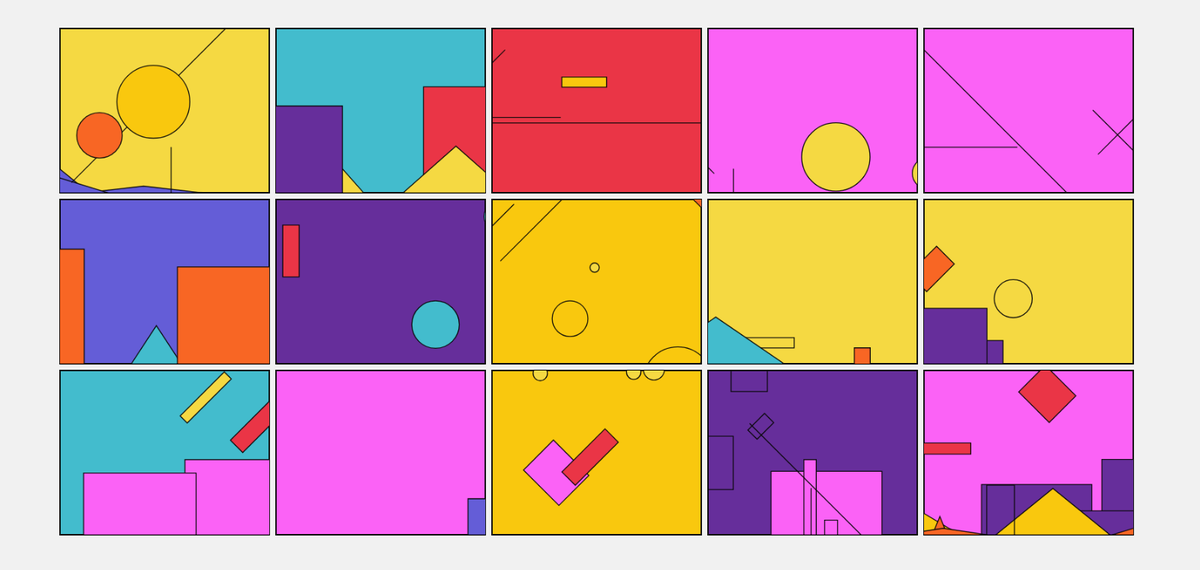
Frame 1 (no input)
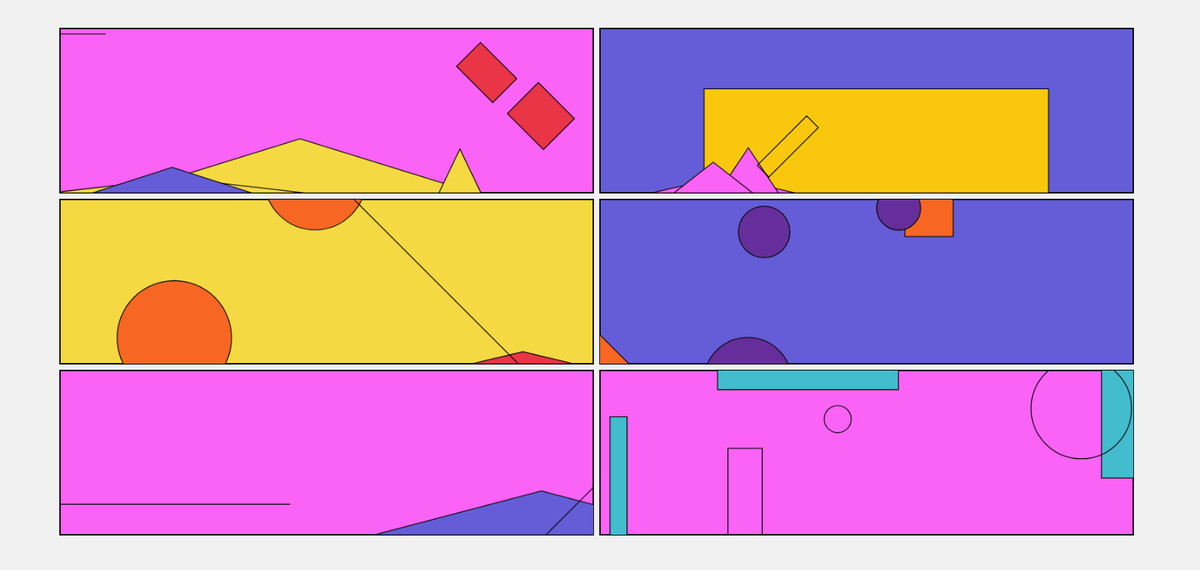
Frame 2 (the mouse pressed at the canvas centre, redrawn once)

The p5.js sketch that drew these frames (run headless with seeded random() and noise() and a simulated clock; the mouse was pressed at the canvas centre and the sketch redrawn once):

// p5.js sketch
// ── sketch.js
let colors = ["#f9c80e", "#f86624", "#ea3546", "#662e9b", "#43bccd", "#fb62f6", "#645dd7","#F5D942"];

function setup() {
	createCanvas(1600, 760);
	noLoop();
}

function draw() {
	background(241);
	translate(width / 2, height / 2);
	scale(0.9);
	translate(-width / 2, -height / 2);
	grid();
}

function grid() {
	let seg1 = int(random(2, 7));
	let seg2 = int(random(2, 7));
	let w = width / seg1;
	let h = height / seg2;
	for (let i = 0; i < seg1; i++) {
		for (let j = 0; j < seg2; j++) {
			let x = i * w;
			let y = j * h;
			let off = 10;
			shuffle(colors, true);
			stroke(0);
			strokeWeight(2);
			fill(colors[0]);
			rect(x, y, w - off, h - off);
			for (let n = 0; n < 4; n++) {
				randomShape(x, y, w - off, h - off, colors[n + 1]);
			}
		}
	}
}

function randomShape(x_, y_, w_, h_, col) {
	let grfx = createGraphics(w_, h_);
	let rnd = int(random(6));
	let num = int(random(1, 4));
	grfx.rectMode(CENTER);
	grfx.fill(col);
	grfx.stroke(9);
	grfx.strokeWeight(1.35);
	for (let i = 0; i < num; i++) {
		let w = random(5, w_ * 0.35);
		let h = random(5, h_ * 0.35);
		let x = (random(1.4) - 0.2) * grfx.width;
		let y = (random(1.4) - 0.2) * grfx.height;

		if (rnd == 0) {
			if (random(1) < 0.1) grfx.noFill();
			grfx.circle(x, y, w);
		}
		if (rnd == 1) {
			if (random(1) < 0.1) grfx.noFill();
			grfx.push();
			grfx.translate(x, y);
			grfx.rotate(int(random(8)) * TAU / 8);
			grfx.rect(0, 0, w, h);
			grfx.pop();
		}
		if (rnd == 2) {
			grfx.beginShape();
			grfx.vertex(x + w, h_);
			grfx.vertex(x, h_ - h);
			grfx.vertex(x - w, h_);
			grfx.endShape(CLOSE);
		}
		if (rnd == 3) {
			h *= 2;
			grfx.beginShape();
			grfx.vertex(x + w, h_);
			grfx.vertex(x + w, h_ - h);
			grfx.vertex(x - w, h_ - h);
			grfx.vertex(x - w, h_);
			grfx.endShape(CLOSE);
		}
		if (rnd == 4) {
			grfx.push();
			grfx.translate(x, y);
			grfx.rotate(int(random(8)) * TAU / 8);
			grfx.line(0, 0, w * h, 0);
			grfx.pop();
		}
		if (rnd == 7) {
			if (random(1) < 0.1) grfx.noFill();
			grfx.push();
			grfx.translate(x, y);
			grfx.rotate(PI * 0.5 + int(random(2)) * PI);
			if (random(1) < 0.1) grfx.noFill();
			grfx.beginShape();
			for (let j = 0; j < 3; j++) {
				let t = (TAU / 3) * j;
				grfx.vertex(w * cos(t), w * sin(t));
			}
			grfx.endShape(CLOSE);
			grfx.pop();
		}
	}
	image(grfx, x_, y_);
}
